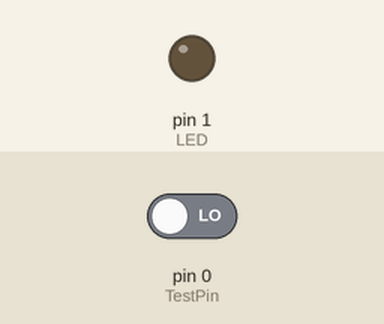
The sketch below on a simulated Arduino Uno, built with avr-gcc and run on an emulated ATmega328P. Parts: output pins drawn as LEDs (lit = HIGH). The test bench sets the inputs (shaded band); at power-on: pin 0 (TestPin) LOW.

Above: at 1.2 s.
1.3 s: pin 0 (TestPin) driven HIGH
At 2.2 s:
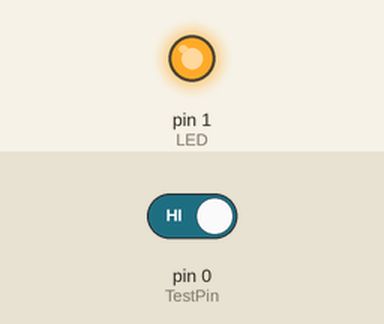
2.8 s: pin 0 (TestPin) driven LOW
At 3.4 s:
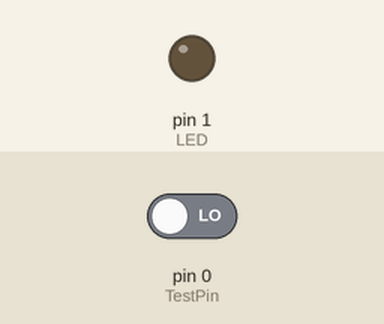
Timing chart, 0 to 5.8 s (numbered marks = the images above; inputs shaded):
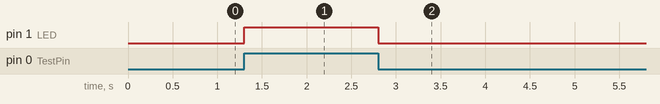

Measured:
- after the input at 1.3 s, pin 1 (LED): LOW → HIGH at once
- after the input at 2.8 s, pin 1 (LED): HIGH → LOW at once

The sketch:

TestFrequency.ino
```cpp
#define TestPin 0
#define LED 1

void setup() {
  // put your setup code here, to run once:
  pinMode(TestPin, INPUT);
  pinMode(LED, OUTPUT);
}

void loop() {
  // put your main code here, to run repeatedly:
  if (digitalRead(TestPin)){
    digitalWrite(LED, HIGH);
  }else{
    digitalWrite(LED, LOW);
  }
}
```
